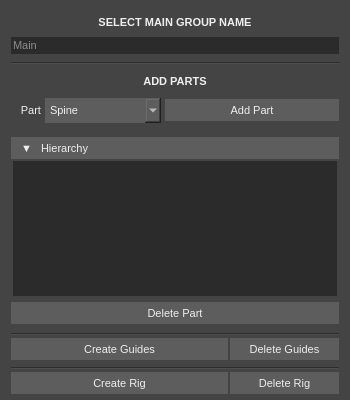
<?xml version="1.0" encoding="UTF-8"?>
<ui version="4.0">
 <class>wgPick</class>
 <widget class="QWidget" name="wgPick">
  <property name="geometry">
   <rect>
    <x>0</x>
    <y>0</y>
    <width>350</width>
    <height>400</height>
   </rect>
  </property>
  <property name="sizePolicy">
   <sizepolicy hsizetype="Expanding" vsizetype="Expanding">
    <horstretch>0</horstretch>
    <verstretch>0</verstretch>
   </sizepolicy>
  </property>
  <property name="minimumSize">
   <size>
    <width>250</width>
    <height>0</height>
   </size>
  </property>
  <property name="maximumSize">
   <size>
    <width>500</width>
    <height>700</height>
   </size>
  </property>
  <property name="font">
   <font>
    <family>Segoe UI</family>
    <pointsize>-1</pointsize>
   </font>
  </property>
  <property name="windowTitle">
   <string notr="true">Pick-A-Part</string>
  </property>
  <property name="styleSheet">
   <string notr="true">/*Main*/
QWidget {    
	background-color: rgb(68, 68, 68); 
	font-family: &quot;Segoe UI&quot;; 
	font-size: 11px; 
}

/*Line Edit*/
QLineEdit {    
	color: rgb(238, 238, 238);
	border: 0px;
	background-color: rgb(43, 43, 43);
}

/*Button*/
QPushButton {    	
	background-color: rgb(93, 93, 93);
	color: rgb(238, 238, 238);
	border: none;
	min-height: 22px;
	min-width: 60px;
}
QPushButton:hover {
	background-color: rgb(112, 112, 112);
}
QPushButton:pressed {
	background-color: rgb(29, 29, 29);
}

/*Lable*/
QLabel {    
	color: rgb(238, 238, 238);
}

/*Combo Box*/
QComboBox{   
	background-color: rgb(93, 93, 93);
	color: rgb(238, 238, 238);
	border: none;
	shadow: none; 
}
QComboBox QAbstractItemView {
	background-color: rgb(93, 93, 93);
	color: rgb(238, 238, 238);
	border: 2px solid rgb(68, 68, 68);
	outline: 0;
	selection-background-color: rgb(82, 133, 166);

}
QComboBox QItemView::item{
	border: 0px solid transparent;
	backgound-color: transparent;
	border-style: none;
	outline: 0;
	padding: 4px;
	font-size: 30pt; 
}
QComboBox QListView::item::hover{
	border: 0px solid transparent;
	border-style: none;
	outline: 0;
}

/*QComboBox::down-arrow {
	color: rgb(170, 255, 0);
}*/

/*Tree View*/
QTreeView{   
	color: rgb(238, 238, 238);
	border: 0px;
	background-color: rgb(43, 43, 43);
}</string>
  </property>
  <property name="locale">
   <locale language="English" country="UnitedStates"/>
  </property>
  <layout class="QVBoxLayout" name="verticalLayout" stretch="0,0,2,0">
   <property name="spacing">
    <number>4</number>
   </property>
   <property name="bottomMargin">
    <number>6</number>
   </property>
   <item>
    <layout class="QVBoxLayout" name="verticalLayout_2" stretch="0,0">
     <property name="spacing">
      <number>7</number>
     </property>
     <property name="sizeConstraint">
      <enum>QLayout::SetDefaultConstraint</enum>
     </property>
     <property name="topMargin">
      <number>5</number>
     </property>
     <property name="bottomMargin">
      <number>5</number>
     </property>
     <item>
      <widget class="QLabel" name="lblMain">
       <property name="minimumSize">
        <size>
         <width>0</width>
         <height>10</height>
        </size>
       </property>
       <property name="maximumSize">
        <size>
         <width>16777215</width>
         <height>15</height>
        </size>
       </property>
       <property name="font">
        <font>
         <family>Segoe UI</family>
         <pointsize>-1</pointsize>
         <weight>75</weight>
         <bold>true</bold>
        </font>
       </property>
       <property name="text">
        <string>SELECT MAIN GROUP NAME</string>
       </property>
       <property name="alignment">
        <set>Qt::AlignCenter</set>
       </property>
      </widget>
     </item>
     <item>
      <widget class="QLineEdit" name="lneMainInput">
       <property name="minimumSize">
        <size>
         <width>0</width>
         <height>17</height>
        </size>
       </property>
       <property name="maximumSize">
        <size>
         <width>16777215</width>
         <height>15</height>
        </size>
       </property>
       <property name="font">
        <font>
         <family>Segoe UI</family>
         <pointsize>-1</pointsize>
        </font>
       </property>
       <property name="styleSheet">
        <string notr="true"/>
       </property>
       <property name="placeholderText">
        <string>Main</string>
       </property>
      </widget>
     </item>
    </layout>
   </item>
   <item>
    <widget class="Line" name="line">
     <property name="orientation">
      <enum>Qt::Horizontal</enum>
     </property>
    </widget>
   </item>
   <item>
    <layout class="QVBoxLayout" name="verticalLayout_3" stretch="0,0,1,0">
     <property name="topMargin">
      <number>5</number>
     </property>
     <property name="bottomMargin">
      <number>5</number>
     </property>
     <item>
      <widget class="QLabel" name="lblAddParts">
       <property name="minimumSize">
        <size>
         <width>0</width>
         <height>15</height>
        </size>
       </property>
       <property name="maximumSize">
        <size>
         <width>16777215</width>
         <height>15</height>
        </size>
       </property>
       <property name="font">
        <font>
         <family>Segoe UI</family>
         <pointsize>-1</pointsize>
         <weight>75</weight>
         <bold>true</bold>
        </font>
       </property>
       <property name="text">
        <string>ADD PARTS</string>
       </property>
       <property name="alignment">
        <set>Qt::AlignCenter</set>
       </property>
      </widget>
     </item>
     <item>
      <layout class="QHBoxLayout" name="horizontalLayout" stretch="1,2,3">
       <property name="topMargin">
        <number>5</number>
       </property>
       <property name="bottomMargin">
        <number>5</number>
       </property>
       <item>
        <widget class="QLabel" name="lblPart">
         <property name="minimumSize">
          <size>
           <width>0</width>
           <height>15</height>
          </size>
         </property>
         <property name="maximumSize">
          <size>
           <width>30</width>
           <height>16777215</height>
          </size>
         </property>
         <property name="text">
          <string>Part</string>
         </property>
         <property name="alignment">
          <set>Qt::AlignRight|Qt::AlignTrailing|Qt::AlignVCenter</set>
         </property>
        </widget>
       </item>
       <item>
        <widget class="QComboBox" name="cbParts">
         <property name="minimumSize">
          <size>
           <width>0</width>
           <height>25</height>
          </size>
         </property>
         <item>
          <property name="text">
           <string>Spine</string>
          </property>
         </item>
         <item>
          <property name="text">
           <string>Neck</string>
          </property>
         </item>
         <item>
          <property name="text">
           <string>Arm</string>
          </property>
         </item>
         <item>
          <property name="text">
           <string>Leg</string>
          </property>
         </item>
         <item>
          <property name="text">
           <string>Hand</string>
          </property>
         </item>
         <item>
          <property name="text">
           <string>Foot</string>
          </property>
         </item>
        </widget>
       </item>
       <item>
        <widget class="QPushButton" name="btnAddPart">
         <property name="minimumSize">
          <size>
           <width>60</width>
           <height>25</height>
          </size>
         </property>
         <property name="autoFillBackground">
          <bool>false</bool>
         </property>
         <property name="styleSheet">
          <string notr="true"/>
         </property>
         <property name="text">
          <string>Add Part</string>
         </property>
        </widget>
       </item>
      </layout>
     </item>
     <item>
      <layout class="QVBoxLayout" name="verticalLayout_4" stretch="0,0">
       <property name="spacing">
        <number>0</number>
       </property>
       <property name="topMargin">
        <number>5</number>
       </property>
       <property name="bottomMargin">
        <number>0</number>
       </property>
       <item>
        <widget class="QPushButton" name="btnTreeView">
         <property name="minimumSize">
          <size>
           <width>70</width>
           <height>15</height>
          </size>
         </property>
         <property name="font">
          <font>
           <family>Segoe UI</family>
           <pointsize>-1</pointsize>
          </font>
         </property>
         <property name="layoutDirection">
          <enum>Qt::LeftToRight</enum>
         </property>
         <property name="styleSheet">
          <string notr="true">QPushButton {
	text-align: left;
	padding-left: 10px;
}</string>
         </property>
         <property name="text">
          <string>▼   Hierarchy</string>
         </property>
         <property name="checkable">
          <bool>true</bool>
         </property>
         <property name="checked">
          <bool>true</bool>
         </property>
         <property name="flat">
          <bool>false</bool>
         </property>
        </widget>
       </item>
       <item>
        <widget class="QWidget" name="wgsTreeContainer" native="true">
         <property name="minimumSize">
          <size>
           <width>0</width>
           <height>10</height>
          </size>
         </property>
         <layout class="QVBoxLayout" name="verticalLayout_7" stretch="0">
          <property name="spacing">
           <number>0</number>
          </property>
          <property name="leftMargin">
           <number>2</number>
          </property>
          <property name="topMargin">
           <number>2</number>
          </property>
          <property name="rightMargin">
           <number>2</number>
          </property>
          <property name="bottomMargin">
           <number>2</number>
          </property>
          <item>
           <widget class="QTreeView" name="treeView"/>
          </item>
         </layout>
        </widget>
       </item>
      </layout>
     </item>
     <item>
      <widget class="QPushButton" name="btnDeletePart">
       <property name="minimumSize">
        <size>
         <width>60</width>
         <height>25</height>
        </size>
       </property>
       <property name="font">
        <font>
         <family>Segoe UI</family>
         <pointsize>-1</pointsize>
        </font>
       </property>
       <property name="text">
        <string>Delete Part</string>
       </property>
      </widget>
     </item>
    </layout>
   </item>
   <item>
    <layout class="QVBoxLayout" name="verticalLayout_5" stretch="1,0,0,0">
     <property name="spacing">
      <number>2</number>
     </property>
     <property name="leftMargin">
      <number>0</number>
     </property>
     <property name="topMargin">
      <number>0</number>
     </property>
     <property name="rightMargin">
      <number>0</number>
     </property>
     <property name="bottomMargin">
      <number>0</number>
     </property>
     <item>
      <widget class="Line" name="line_2">
       <property name="orientation">
        <enum>Qt::Horizontal</enum>
       </property>
      </widget>
     </item>
     <item>
      <layout class="QHBoxLayout" name="horizontalLayout_3" stretch="2,1">
       <property name="leftMargin">
        <number>0</number>
       </property>
       <property name="topMargin">
        <number>0</number>
       </property>
       <property name="rightMargin">
        <number>0</number>
       </property>
       <property name="bottomMargin">
        <number>5</number>
       </property>
       <item>
        <widget class="QPushButton" name="btnCreateGuides">
         <property name="minimumSize">
          <size>
           <width>60</width>
           <height>25</height>
          </size>
         </property>
         <property name="maximumSize">
          <size>
           <width>16777215</width>
           <height>16777215</height>
          </size>
         </property>
         <property name="text">
          <string>Create Guides</string>
         </property>
        </widget>
       </item>
       <item>
        <widget class="QPushButton" name="btnDeleteGuides">
         <property name="minimumSize">
          <size>
           <width>60</width>
           <height>25</height>
          </size>
         </property>
         <property name="text">
          <string>Delete Guides</string>
         </property>
        </widget>
       </item>
      </layout>
     </item>
     <item>
      <widget class="Line" name="line_3">
       <property name="orientation">
        <enum>Qt::Horizontal</enum>
       </property>
      </widget>
     </item>
     <item>
      <layout class="QHBoxLayout" name="horizontalLayout_4" stretch="2,1">
       <property name="leftMargin">
        <number>0</number>
       </property>
       <property name="topMargin">
        <number>0</number>
       </property>
       <property name="rightMargin">
        <number>0</number>
       </property>
       <property name="bottomMargin">
        <number>0</number>
       </property>
       <item>
        <widget class="QPushButton" name="btnCreateRig">
         <property name="minimumSize">
          <size>
           <width>60</width>
           <height>25</height>
          </size>
         </property>
         <property name="text">
          <string>Create Rig</string>
         </property>
        </widget>
       </item>
       <item>
        <widget class="QPushButton" name="btnDeleteRig">
         <property name="minimumSize">
          <size>
           <width>60</width>
           <height>25</height>
          </size>
         </property>
         <property name="text">
          <string>Delete Rig</string>
         </property>
        </widget>
       </item>
      </layout>
     </item>
    </layout>
   </item>
  </layout>
 </widget>
 <tabstops>
  <tabstop>lneMainInput</tabstop>
  <tabstop>cbParts</tabstop>
  <tabstop>btnAddPart</tabstop>
  <tabstop>btnCreateGuides</tabstop>
  <tabstop>btnDeleteGuides</tabstop>
  <tabstop>btnCreateRig</tabstop>
  <tabstop>btnDeleteRig</tabstop>
  <tabstop>btnDeletePart</tabstop>
 </tabstops>
 <resources/>
 <connections>
  <connection>
   <sender>btnTreeView</sender>
   <signal>toggled(bool)</signal>
   <receiver>wgsTreeContainer</receiver>
   <slot>setVisible(bool)</slot>
   <hints>
    <hint type="sourcelabel">
     <x>150</x>
     <y>108</y>
    </hint>
    <hint type="destinationlabel">
     <x>212</x>
     <y>225</y>
    </hint>
   </hints>
  </connection>
 </connections>
</ui>
